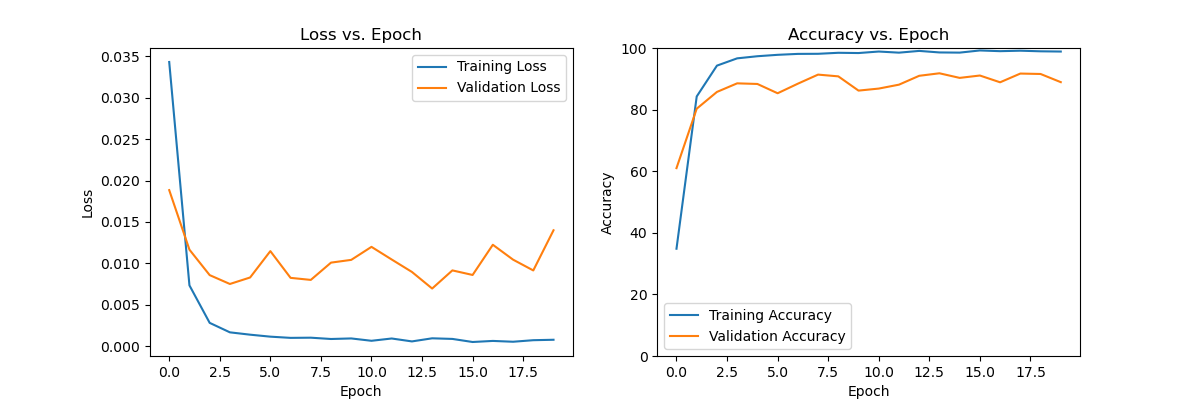

Here is the Python script that generated this plot:
import torch
import torchvision.transforms as transforms
import torch.optim as optim
import matplotlib.pyplot as plt
import torch.nn as nn
import gc

from torch.utils.data import Dataset, DataLoader
from torchvision.datasets import ImageFolder
from sklearn.metrics import confusion_matrix


import random
import numpy as np

import time

import os
os.environ["KMP_DUPLICATE_LIB_OK"]="TRUE"



# Set seed = 0 for random, numpy, and torch
seed = 0
random.seed(seed)
np.random.seed(seed)
torch.manual_seed(seed)
if torch.cuda.is_available():
    torch.cuda.manual_seed_all(seed)
torch.backends.cudnn.deterministic = True
torch.backends.cudnn.benchmark = False




# pickle載入
import pickle
training_file = "traffic-signs-data/train.p"
validation_file = "traffic-signs-data/valid.p"
testing_file = "traffic-signs-data/test.p"
with open(training_file, mode='rb') as f:
    train = pickle.load(f)
with open(validation_file, mode='rb') as f:
    valid = pickle.load(f)
with open(testing_file, mode='rb') as f:
    test = pickle.load(f)

x_train, y_train = train['features'], train['labels']
x_valid, y_valid = valid['features'], valid['labels']
x_test, y_test = test['features'], test['labels']

print("x_train shape:", x_train.shape)
print("y_train shape:", y_train.shape)
print("x_valid shape:", x_valid.shape)
print("y_valid shape:", y_valid.shape)
print("x_test shape:", x_test.shape)
print("y_test shape:", y_test.shape)

# 定義資料集
class TrafficSignsDataset(Dataset):
    def __init__(self, images, labels, transform=None):
        self.images = images
        self.labels = labels
        self.classes = np.unique(labels)
        self.transform = transform

    def __len__(self):
        return len(self.images)

    def __getitem__(self, idx):
        image = self.images[idx]
        label = self.labels[idx]
        if self.transform:
            image = self.transform(image)
        return image, label

# 定義轉換
transform = transforms.Compose([
    transforms.ToPILImage(),
    transforms.Resize((224, 224)),
    transforms.ToTensor(),
    transforms.Normalize((0.5, 0.5, 0.5), (0.5, 0.5, 0.5))
])



# batch大小
batch_size = 64



"""
資料集設定
"""
# train dataset path 
# 建立train資料集並transform格式
train_dataset = TrafficSignsDataset(x_train, y_train, transform=transform)
# 載入dataset並拆分batch
train_loader = DataLoader(train_dataset, batch_size=batch_size, shuffle=True)


# validation dataset path 
# 建立valid資料集並transform格式
valid_dataset = TrafficSignsDataset(x_valid, y_valid, transform=transform)
# 載入dataset並拆分batch
valid_loader = DataLoader(valid_dataset, batch_size=batch_size, shuffle=False)

# test dataset path 
# 建立test資料集並transform格式
test_dataset = TrafficSignsDataset(x_test, y_test, transform=transform)
# 載入dataset並拆分batch
test_loader = DataLoader(test_dataset, batch_size=batch_size, shuffle=False)

num_classes = len(np.unique(y_train))
print(f'Number of unique classes: {num_classes}')

"""
模型輸出檔案
"""
trained_model_name = "Alexnet_v1_baseline.pth"

"""
模型架構 : v1為Alexnet baseline
"""
# 以AlexNet為baseline進行的CustomAlexNetModel
class CustomAlexNetModel(nn.Module):
    def __init__(self):
        super(CustomAlexNetModel, self).__init__()

        self.features = nn.Sequential(
            nn.Conv2d(3, 64, kernel_size=11, stride=4, padding=2),
            nn.ReLU(inplace=True),
            nn.MaxPool2d(kernel_size=3, stride=2),
            nn.Conv2d(64, 192, kernel_size=5, padding=2),
            nn.ReLU(inplace=True),
            nn.MaxPool2d(kernel_size=3, stride=2),
            nn.Conv2d(192, 384, kernel_size=3, padding=1),
            nn.ReLU(inplace=True),
            nn.Conv2d(384, 256, kernel_size=3, padding=1),
            nn.ReLU(inplace=True),
            nn.Conv2d(256, 256, kernel_size=3, padding=1),
            nn.ReLU(inplace=True),
            nn.MaxPool2d(kernel_size=3, stride=2),
        )

        self.avgpool = nn.AdaptiveAvgPool2d((6, 6))
        self.classifier = nn.Sequential(
            nn.Linear(256 * 6 * 6, 2048),
            nn.ReLU(inplace=True),
            nn.Linear(2048, 2048),
            nn.ReLU(inplace=True),
            nn.Linear(2048, 43),
        )

    def forward(self, x):
        x = self.features(x)
        x = self.avgpool(x)
        x = torch.flatten(x, 1)
        x = self.classifier(x)
        return x



# 檢查是否有可用的GPU，如果有就將device設置為cuda，否則設置為cpu
device = torch.device("cuda" if torch.cuda.is_available() else "cpu") ## add
print(torch.cuda.is_available()) #是否有可用的CUDA加速

# 架構確認，查看參數設定及大小
import torchsummary
torchsummary.summary(CustomAlexNetModel().to(device), (3, 224,224), batch_size=batch_size)



# 釋放記憶體，避免記憶體已滿導致訓練失敗
torch.cuda.empty_cache()
gc.collect()


"""
模型訓練
"""
epochs = 20  # 訓練epoch次數
training_loss = []
validation_loss = []
training_accuracy = []
validation_accuracy = []
def train_model():       
    model = CustomAlexNetModel() # 使用CustomAlexNetModel模型架構
    model = model.to(device) 

    learning_rate = 0.001  # 初始學習率

    # 建立 Adam Optimizer (優化調整learing rate)
    optimizer = optim.Adam(model.parameters(), lr=learning_rate) 

    
    # 使用交叉熵損失作為loss function
    criterion = nn.CrossEntropyLoss()

    for epoch in range(epochs):

        # 切換至訓練模式
        model.train()

        # 暫存計數器設定與歸零
        running_loss = 0.0 # loss暫存
        running_correct = 0 # 正確個數暫存
        running_total = 0 # 總數暫存

        # batch 訓練循環
        for batch in train_loader:
            
            # 提取 batch 的 資料（inputs 和 labels）
            inputs, labels = batch
            # 將資料（inputs 和 labels）移動到指定的設備上，以加速運算
            inputs, labels = inputs.to(device), labels.to(device)
            # 梯度歸零
            optimizer.zero_grad()
            # 預測 : 向前傳播
            outputs = model(inputs)
            # 計算loss : 交叉熵
            loss = criterion(outputs, labels)  

            # 反向傳播
            loss.backward()

            # 更新模型的參數
            optimizer.step()

            # 結果儲存
            _, predicted = torch.max(outputs.data, 1) # 預測結果
            running_correct += (predicted == labels).sum().item() # 預測正確者加入
            running_total += labels.size(0) # 更新epoch的training資料累計筆數 (根據此batch大小)
            running_loss += loss.item() #更新目前的epoch train loss sum

        # 計算並儲存epoch training 平均 loss
        training_loss.append(running_loss / running_total) 

        # 計算並儲存 epoch training 正確率
        training_accuracy.append(100 * running_correct / running_total)


        # 切換至驗證模式
        model.eval()

        # 暫存計數器設定與歸零
        running_loss = 0.0 # loss暫存
        running_correct = 0 # 正確個數暫存
        running_total = 0 # 總數暫存

        with torch.no_grad(): # 禁用梯度運算(不需要進行反向傳播)

            # batch 驗證循環
            for batch in valid_loader:

                # 提取 batch 的 資料（inputs 和 labels）
                inputs, labels = batch
                # 將資料（inputs 和 labels）移動到指定的設備上，以加速運算
                inputs, labels = inputs.to(device), labels.to(device)
                # 預測 : 向前傳播
                outputs = model(inputs)                                        
                # 計算loss : 交叉熵
                loss = criterion(outputs, labels)  


                # 結果儲存
                _, predicted = torch.max(outputs.data, 1) # 預測結果
                running_correct += (predicted == labels).sum().item() # 預測正確者加入
                running_total += labels.size(0) # 更新epoch的validation資料累計筆數 (根據此batch大小)
                running_loss += loss.item()  #更新目前的epoch valid loss sum
            
            # 計算並儲存 epoch valid 平均 loss
            validation_loss.append(running_loss / running_total)  

            # 計算並儲存 epoch training 正確率
            validation_accuracy.append(100 * running_correct / running_total)
        
        # print 此epoch訓練/驗證結果
        print(f'Epoch [{epoch}/{epochs-1}] - '
            f'Training Loss: {training_loss[-1]:.4f}, '
            f'Training Accuracy: {training_accuracy[-1]:.2f}%, '
            f'Validation Loss: {validation_loss[-1]:.4f}, '
            f'Validation Accuracy: {validation_accuracy[-1]:.2f}%') 


    # 儲存Model
    torch.save(model.state_dict(),"./model/"+trained_model_name)    



    # Test 階段
    running_loss = 0.0
    running_correct = 0
    running_total = 0
    inference_time = 0

    # 混淆矩陣陣列(預測結果紀錄與正確label)
    all_predictions = []
    all_labels = []

    for batch in test_loader:

        # 提取 batch 的 資料（inputs 和 labels）
        inputs, labels = batch
        # 將資料（inputs 和 labels）移動到指定的設備上，以加速運算
        inputs, labels = inputs.to(device), labels.to(device)

        start_time = time.time()
        # 預測 : 向前傳播
        outputs = model(inputs)                                
        end_time = time.time()
        
        # 計算loss : 交叉熵
        loss = criterion(outputs, labels)  


        # 結果儲存
        _, predicted = torch.max(outputs.data, 1) # 預測結果
        running_correct += (predicted == labels).sum().item() # 預測正確者加入
        running_total += labels.size(0) # 更新epoch的validation資料累計筆數 (根據此batch大小)
        running_loss += loss.item()  #更新目前的epoch valid loss sum

        # extend 類別分類結果 至 混淆矩陣陣列
        all_predictions.extend(predicted.cpu().numpy())
        all_labels.extend(labels.cpu().numpy())
        
        # 計算並顯示推論時間
        inference_time += end_time - start_time
    

    print(f'Single image inference time: {inference_time/running_total:.6f} seconds')


    # print 測試結果
    print("Test loss:",running_loss / running_total) # 計算平均loss
    print("Test accuracy:",100 * running_correct / running_total) # 計算正確率
    
    
    # 建立混淆矩陣
    conf_matrix = confusion_matrix(all_labels, all_predictions)

    # 繪製混淆矩陣
    classes = [
        "Speed limit (20km/h)", "Speed limit (30km/h)", "Speed limit (50km/h)", "Speed limit (60km/h)",
        "Speed limit (70km/h)", "Speed limit (80km/h)", "End of speed limit (80km/h)", "Speed limit (100km/h)",
        "Speed limit (120km/h)", "No passing", "No passing for vehicles over 3.5 metric tons",
        "Right-of-way at the next intersection", "Priority road", "Yield", "Stop", "No vehicles",
        "Vehicles over 3.5 metric tons prohibited", "No entry", "General caution", "Dangerous curve to the left",
        "Dangerous curve to the right", "Double curve", "Bumpy road", "Slippery road", "Road narrows on the right",
        "Road work", "Traffic signals", "Pedestrians", "Children crossing", "Bicycles crossing", "Beware of ice/snow",
        "Wild animals crossing", "End of all speed and passing limits", "Turn right ahead", "Turn left ahead",
        "Ahead only", "Go straight or right", "Go straight or left", "Keep right", "Keep left",
        "Roundabout mandatory", "End of no passing", "End of no passing by vehicles over 3.5 metric tons"
    ]

    import seaborn as sns

    plt.figure(figsize=(12, 8))
    sns.heatmap(conf_matrix,cmap="Blues", xticklabels=classes, yticklabels=classes)
    plt.title('Confusion Matrix')
    plt.xlabel('Predicted Label')
    plt.ylabel('True Label')
    plt.xticks(rotation=45, ha="right")
    plt.yticks(rotation=0)
    plt.show()


    # 繪製各epoch的Accuaracy/Loss圖片
    # 繪製Loss曲線
    plt.figure(figsize=(12, 4))
    plt.subplot(1, 2, 1)
    plt.plot(training_loss, label='Training Loss')
    plt.plot(validation_loss, label='Validation Loss')
    plt.legend()
    plt.title('Loss vs. Epoch')
    plt.xlabel('Epoch')
    plt.ylabel('Loss')

    # 繪製Accuracy曲線
    plt.subplot(1, 2, 2)
    plt.plot(training_accuracy, label='Training Accuracy')
    plt.plot(validation_accuracy, label='Validation Accuracy')
    plt.legend()
    plt.title('Accuracy vs. Epoch')
    plt.xlabel('Epoch')
    plt.ylabel('Accuracy')
    plt.ylim(0, 100)  # 將 y 軸範圍設置為 0 到 100
    plt.show()

train_model()
